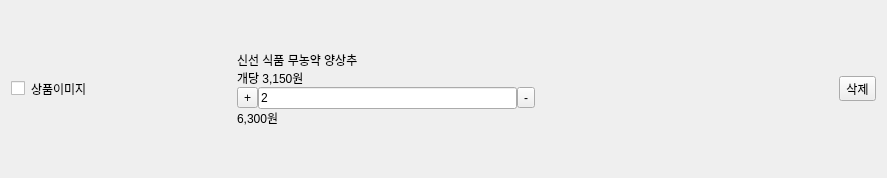
<?xml version="1.0" encoding="UTF-8"?>
<ui version="4.0">
 <class>CartItemWidget</class>
 <widget class="QWidget" name="CartItemWidget">
  <property name="geometry">
   <rect>
    <x>0</x>
    <y>0</y>
    <width>887</width>
    <height>174</height>
   </rect>
  </property>
  <property name="sizePolicy">
   <sizepolicy hsizetype="Expanding" vsizetype="Preferred">
    <horstretch>0</horstretch>
    <verstretch>0</verstretch>
   </sizepolicy>
  </property>
  <property name="windowTitle">
   <string>Form</string>
  </property>
  <layout class="QHBoxLayout" name="horizontalLayout_2">
   <item>
    <widget class="QCheckBox" name="chk_selected">
     <property name="text">
      <string/>
     </property>
    </widget>
   </item>
   <item>
    <widget class="QLabel" name="label_image">
     <property name="minimumSize">
      <size>
       <width>200</width>
       <height>156</height>
      </size>
     </property>
     <property name="maximumSize">
      <size>
       <width>200</width>
       <height>156</height>
      </size>
     </property>
     <property name="text">
      <string>상품이미지</string>
     </property>
     <property name="scaledContents">
      <bool>true</bool>
     </property>
    </widget>
   </item>
   <item>
    <layout class="QVBoxLayout" name="verticalLayout" stretch="0,3,1,3,3,0">
     <property name="spacing">
      <number>0</number>
     </property>
     <item>
      <spacer name="verticalSpacer_2">
       <property name="orientation">
        <enum>Qt::Vertical</enum>
       </property>
       <property name="sizeHint" stdset="0">
        <size>
         <width>20</width>
         <height>40</height>
        </size>
       </property>
      </spacer>
     </item>
     <item>
      <widget class="QLabel" name="label_name">
       <property name="text">
        <string>신선 식품 무농약 양상추</string>
       </property>
      </widget>
     </item>
     <item>
      <widget class="QLabel" name="label_price">
       <property name="text">
        <string>개당 3,150원</string>
       </property>
      </widget>
     </item>
     <item>
      <layout class="QHBoxLayout" name="horizontalLayout">
       <item>
        <widget class="QToolButton" name="btn_increase">
         <property name="text">
          <string>+</string>
         </property>
        </widget>
       </item>
       <item>
        <widget class="QLineEdit" name="edit_quantity">
         <property name="text">
          <string>2</string>
         </property>
        </widget>
       </item>
       <item>
        <widget class="QToolButton" name="btn_decrease">
         <property name="text">
          <string>-</string>
         </property>
        </widget>
       </item>
      </layout>
     </item>
     <item>
      <widget class="QLabel" name="label_total_price">
       <property name="text">
        <string>6,300원</string>
       </property>
      </widget>
     </item>
     <item>
      <spacer name="verticalSpacer">
       <property name="orientation">
        <enum>Qt::Vertical</enum>
       </property>
       <property name="sizeHint" stdset="0">
        <size>
         <width>20</width>
         <height>40</height>
        </size>
       </property>
      </spacer>
     </item>
    </layout>
   </item>
   <item>
    <spacer name="horizontalSpacer">
     <property name="orientation">
      <enum>Qt::Horizontal</enum>
     </property>
     <property name="sizeHint" stdset="0">
      <size>
       <width>40</width>
       <height>20</height>
      </size>
     </property>
    </spacer>
   </item>
   <item>
    <widget class="QToolButton" name="btn_delete">
     <property name="text">
      <string>삭제</string>
     </property>
    </widget>
   </item>
  </layout>
 </widget>
 <resources/>
 <connections/>
</ui>
